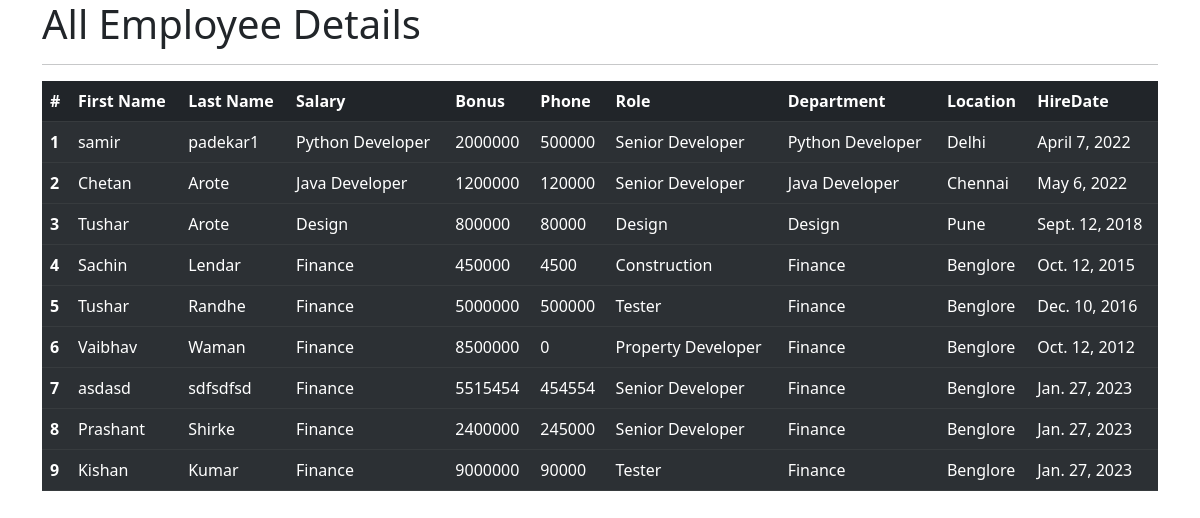
The app's page /all_emp with its own data.
### eApp/models.py (models this page shows)
class Employee(models.Model):
    first_name = models.CharField(max_length=100, null=False)
    last_name = models.CharField(max_length=100)
    dept = models.ForeignKey(Department, on_delete=models.CASCADE)
    salary = models.IntegerField(default=0)
    bonus = models.IntegerField(default=0)
    role = models.ForeignKey(Role, on_delete=models.CASCADE)
    phone = models.IntegerField(default=0)
    hire_date = models.DateField()
    def __str__(self):
        return "%s %s %s " % (self.first_name, self.salary, self.role)

class Department(models.Model):
    name = models.CharField(max_length=100, null=False)
    location = models.CharField(max_length=100)
    def __str__(self):
        return self.name

class Role(models.Model):
    name = models.CharField(max_length=100, null=False)
    def __str__(self):
        return self.name

### eApp/views.py (the view)
# urls.py: path('all_emp', views.all_emp, name='all_emp'),
def all_emp(request):
    emps = Employee.objects.all()
    context = {
        'emps': emps,
    }
    print(context)
    return render(request, 'eApp/allEmp.html', context)

### templates/eApp/allEmp.html (shortened to what this page needs)
<!doctype html>
<html lang="en">
<head>
    <link href="https://cdn.jsdelivr.net/npm/bootstrap@5.2.3/dist/css/bootstrap.min.css" rel="stylesheet">
</head>
<body>
<div class="container">
    <h1>All Employee Details </h1>
    <hr>
    <table class="table table-dark table-striped">
  <thead>
    <tr>
      <th scope="row">#</th>
      <th> First Name </th>
      <th> Last Name </th>
      <th> Salary </th>
      <th> Bonus </th>
      <th> Phone </th>
      <th> Role </th>
      <th> Department </th>
      <th> Location </th>
      <th> HireDate </th>
    </tr>
      </thead>
 <tbody>
    <tr>
     {% for  emp in emps %}
      <th scope="row">{{emp.id}}</th>
      <td>{{emp.first_name}}</td>
      <td>{{emp.last_name}}</td>
      <td>{{emp.dept}}</td>
      <td>{{emp.salary}}</td>
      <td>{{emp.bonus}}</td>
      <td>{{emp.role.name}}</td>
      <td>{{emp.dept.name}}</td>
      <td>{{emp.dept.location}}</td>
      <td>{{emp.hire_date}}</td>
    </tr>
  </tbody>
      {% endfor %}
</table>
</div>
</body>
</html>

### records on screen
Employee: id "1", first_name "samir", last_name "padekar1", dept "Python Developer", salary "2000000", bonus "500000", role.name "Senior Developer", dept.name "Python Developer", dept.location "Delhi", hire_date "April 7, 2022"
Employee: id "2", first_name "Chetan", last_name "Arote", dept "Java Developer", salary "1200000", bonus "120000", role.name "Senior Developer", dept.name "Java Developer", dept.location "Chennai", hire_date "May 6, 2022"
Employee: id "3", first_name "Tushar", last_name "Arote", dept "Design", salary "800000", bonus "80000", role.name "Design", dept.name "Design", dept.location "Pune", hire_date "Sept. 12, 2018"
Employee: id "4", first_name "Sachin", last_name "Lendar", dept "Finance", salary "450000", bonus "4500", role.name "Construction", dept.name "Finance", dept.location "Benglore", hire_date "Oct. 12, 2015"
Employee: id "5", first_name "Tushar", last_name "Randhe", dept "Finance", salary "5000000", bonus "500000", role.name "Tester", dept.name "Finance", dept.location "Benglore", hire_date "Dec. 10, 2016"
Employee: id "6", first_name "Vaibhav", last_name "Waman", dept "Finance", salary "8500000", bonus "0", role.name "Property Developer", dept.name "Finance", dept.location "Benglore", hire_date "Oct. 12, 2012"
Employee: id "7", first_name "asdasd", last_name "sdfsdfsd", dept "Finance", salary "5515454", bonus "454554", role.name "Senior Developer", dept.name "Finance", dept.location "Benglore", hire_date "Jan. 27, 2023"
Employee: id "8", first_name "Prashant", last_name "Shirke", dept "Finance", salary "2400000", bonus "245000", role.name "Senior Developer", dept.name "Finance", dept.location "Benglore", hire_date "Jan. 27, 2023"
Employee: id "9", first_name "Kishan", last_name "Kumar", dept "Finance", salary "9000000", bonus "90000", role.name "Tester", dept.name "Finance", dept.location "Benglore", hire_date "Jan. 27, 2023"
